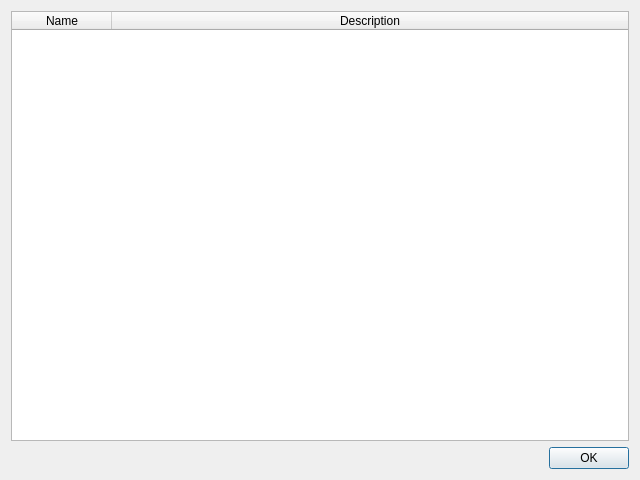
<?xml version="1.0" encoding="UTF-8"?>
<ui version="4.0">
 <class>PluginDialog</class>
 <widget class="QDialog" name="PluginDialog">
  <property name="geometry">
   <rect>
    <x>0</x>
    <y>0</y>
    <width>640</width>
    <height>480</height>
   </rect>
  </property>
  <property name="minimumSize">
   <size>
    <width>640</width>
    <height>480</height>
   </size>
  </property>
  <property name="windowTitle">
   <string>Plugins</string>
  </property>
  <layout class="QGridLayout" name="gridLayout_2">
   <item row="0" column="0">
    <layout class="QGridLayout" name="gridLayout">
     <item row="0" column="0">
      <widget class="QTableWidget" name="tableWidgetPlugins">
       <property name="editTriggers">
        <set>QAbstractItemView::NoEditTriggers</set>
       </property>
       <property name="selectionMode">
        <enum>QAbstractItemView::NoSelection</enum>
       </property>
       <property name="selectionBehavior">
        <enum>QAbstractItemView::SelectRows</enum>
       </property>
       <attribute name="horizontalHeaderStretchLastSection">
        <bool>true</bool>
       </attribute>
       <attribute name="verticalHeaderVisible">
        <bool>false</bool>
       </attribute>
       <column>
        <property name="text">
         <string>Name</string>
        </property>
       </column>
       <column>
        <property name="text">
         <string>Description</string>
        </property>
       </column>
      </widget>
     </item>
    </layout>
   </item>
   <item row="1" column="0">
    <widget class="QDialogButtonBox" name="buttonBox">
     <property name="orientation">
      <enum>Qt::Horizontal</enum>
     </property>
     <property name="standardButtons">
      <set>QDialogButtonBox::Ok</set>
     </property>
    </widget>
   </item>
  </layout>
 </widget>
 <resources/>
 <connections>
  <connection>
   <sender>buttonBox</sender>
   <signal>accepted()</signal>
   <receiver>DialogPlugins</receiver>
   <slot>accept()</slot>
   <hints>
    <hint type="sourcelabel">
     <x>248</x>
     <y>254</y>
    </hint>
    <hint type="destinationlabel">
     <x>157</x>
     <y>274</y>
    </hint>
   </hints>
  </connection>
  <connection>
   <sender>buttonBox</sender>
   <signal>rejected()</signal>
   <receiver>DialogPlugins</receiver>
   <slot>reject()</slot>
   <hints>
    <hint type="sourcelabel">
     <x>316</x>
     <y>260</y>
    </hint>
    <hint type="destinationlabel">
     <x>286</x>
     <y>274</y>
    </hint>
   </hints>
  </connection>
 </connections>
</ui>
